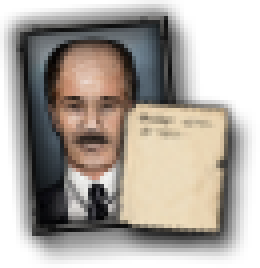
#> input picture .agents/skills/hoi4-feature-assets/assets/vanilla_reference/portraits/advisors/generic_europe_1.png, 65 x 67 px (shown 4 times larger)
$ python -i advisor_icon_processing.py   (imports and definitions only)
#> lines starting #> are read from the running program, lines starting #| are printed output that depends on the picture
#> further down, picture is the input picture: PIL image 65x67 RGBA; mean R, G, B, A 89.9, 83.1, 75.8, 156.6
#!/usr/bin/env python3
"""Finish a style-approved portrait master for HOI4 leader or advisor use.

This tool is a deterministic finishing and presentation step. It does not
invent a person's face or draw advisor-card artwork, and it is not a substitute
for source research or the required visual review against the canonical
feature-assets skill references in ``assets/vanilla_reference/portraits/leaders``
and ``assets/vanilla_reference/portraits/advisors``.

Real people must start from an attributed archival image. Pass an explicit
head-and-shoulders crop, preserve the person's recognisable features, and
reject the result if the source is too weak to survive the HOI4 finish.
Fictional portraits may start from an approved ImageGen master. Advisor mode
also requires separately generated, shadowless frame and paper sources plus
their alpha-processed overlays. The script only crops, grades, resizes, angles,
derives shadows from approved alpha, composites, validates, and exports those
approved sources. It never draws any visible advisor-card element.
"""

from __future__ import annotations

import argparse
import hashlib
import json
import math
from pathlib import Path

from PIL import Image, ImageChops, ImageDraw, ImageEnhance, ImageFilter, ImageOps


LEADER_SIZE = (156, 210)
ADVISOR_SIZE = (65, 67)
PROCESSOR_VERSION = "3.1"
LEADER_RENDER_VERSION = "2.0"
ADVISOR_RENDER_VERSION = "3.0"
SKILL_ROOT = Path(__file__).resolve().parents[1]
REFERENCE_ROOT = SKILL_ROOT / "assets" / "vanilla_reference" / "portraits"
ADVISOR_REFERENCE_NAMES = (
	"generic_europe_1.png",
	"generic_female_europe.png",
	"generic_asia_1.png",
	"army_small_ger_friedrich_paulus.png",
	"army_small_ger_gunther_von_kluge.png",
	"army_small_ger_erwin_rommel.png",
)

# These native placements reproduce the shared 65x67 vanilla dossier-card
# footprint. Generated overlays remain the sole source of visible artwork: the
# processor trims their authored alpha bounds, resizes them, and places them.
ADVISOR_FRAME_SIZE = (40, 58)
ADVISOR_FRAME_POSITION = (1, 1)
ADVISOR_FRAME_ANGLE = 5.0
ADVISOR_PAPER_SIZE = (32, 38)
ADVISOR_PAPER_POSITION = (29, 27)
ADVISOR_WINDOW_ALPHA_THRESHOLD = 32

# Face bounds are supplied in source pixels and mapped into the final native
# canvas. These ranges cover the canonical vanilla advisor family while
# rejecting leader-scale faces and tiny busts that disappear behind the dossier
# paper.
ADVISOR_FACE_WIDTH_RANGE = (14.0, 24.0)
ADVISOR_FACE_HEIGHT_RANGE = (16.0, 30.0)
ADVISOR_FACE_CENTER_X_RANGE = (17.0, 27.0)
ADVISOR_FACE_CENTER_Y_RANGE = (18.0, 32.0)


# [263 lines left out: functions parse_crop, parse_face_box, deterministic_noise, vignette_mask, hoi4_finish, make_leader and 6 more, not called in this run]


def grade_advisor_frame(frame: Image.Image) -> Image.Image:
	"""Match the neutral, slightly translucent charcoal of vanilla small cards."""
	alpha = frame.getchannel("A").point(lambda value: min(value, 210))
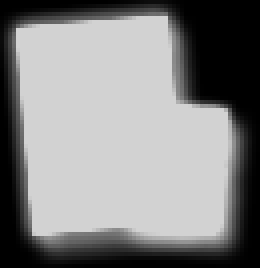
#> alpha: PIL image 65x67 L (shown 4 times larger); min 0, max 210, mean 132.9
	rgb = ImageEnhance.Color(frame.convert("RGB")).enhance(0.0)
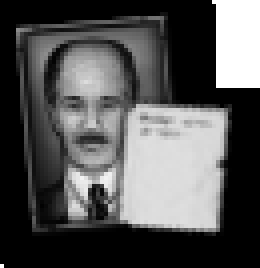
#> rgb: PIL image 65x67 RGB (shown 4 times larger); min 0, max 255, mean 84.3
	rgb = ImageEnhance.Brightness(rgb).enhance(0.86)
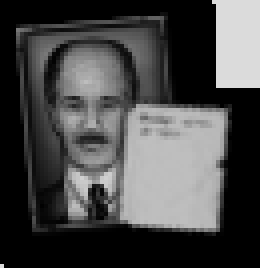
#> rgb: PIL image 65x67 RGB (shown 4 times larger); min 0, max 219, mean 72.2
	rgb = ImageEnhance.Contrast(rgb).enhance(1.04)
	graded = rgb.convert("RGBA")
	graded.putalpha(alpha)
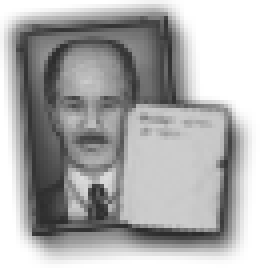
#> graded: PIL image 65x67 RGBA (shown 4 times larger); mean R, G, B, A 73, 73, 73, 132.9; transparent parts drawn white
	return graded


# [767 lines left out: functions grade_advisor_portrait, grade_advisor_paper, layer_palette_metrics, enclosed_alpha_window, alpha_shadow, composite_alpha_shadow and 9 more, not called in this run]


# [2 lines not run here, left out]

>>> from PIL import Image
>>> picture = Image.open('../assets/vanilla_reference/portraits/advisors/generic_europe_1.png')
>>> result = grade_advisor_frame(picture)

$ run again, on .agents/skills/hoi4-feature-assets/assets/vanilla_reference/portraits/advisors/advisor_template.png
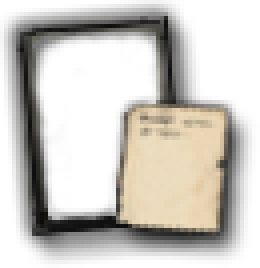
#> input picture .agents/skills/hoi4-feature-assets/assets/vanilla_reference/portraits/advisors/advisor_template.png, 65 x 67 px (shown 4 times larger)
#> picture is the input picture: PIL image 65x67 RGBA; mean R, G, B, A 95.8, 92.6, 87, 95.8
#> in grade_advisor_frame, `rgb = ImageEnhance.Brightness(rgb).enhance(0.86)`:
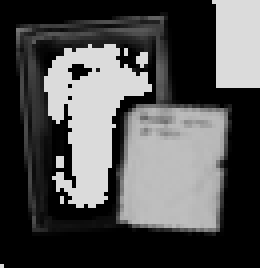
#> rgb: PIL image 65x67 RGB (shown 4 times larger); min 0, max 219, mean 79.7
#> in grade_advisor_frame, `graded.putalpha(alpha)`:
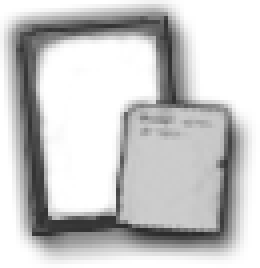
#> graded: PIL image 65x67 RGBA (shown 4 times larger); mean R, G, B, A 80.8, 80.8, 80.8, 84.2; transparent parts drawn white
